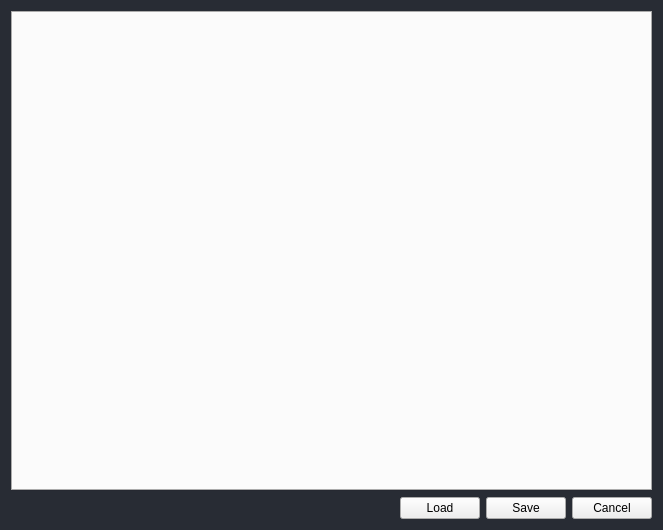
<?xml version="1.0" encoding="UTF-8"?>
<ui version="4.0">
 <class>PageParameters</class>
 <widget class="QWidget" name="PageParameters">
  <property name="geometry">
   <rect>
    <x>0</x>
    <y>0</y>
    <width>663</width>
    <height>530</height>
   </rect>
  </property>
  <property name="windowTitle">
   <string>Form</string>
  </property>
  <property name="styleSheet">
   <string notr="true">#PageParameters {	
	background-color: rgb(40, 44, 52);
	/*border: 1px solid rgb(44, 49, 58);*/
}</string>
  </property>
  <layout class="QVBoxLayout" name="verticalLayout">
   <item>
    <layout class="QVBoxLayout" name="verticalLayout_22">
     <item>
      <layout class="QHBoxLayout" name="horizontalLayout_7">
       <item>
        <widget class="QTabWidget" name="tabWidget">
         <property name="maximumSize">
          <size>
           <width>16777215</width>
           <height>16777215</height>
          </size>
         </property>
         <property name="styleSheet">
          <string notr="true"/>
         </property>
         <property name="currentIndex">
          <number>-1</number>
         </property>
        </widget>
       </item>
      </layout>
     </item>
     <item>
      <layout class="QHBoxLayout" name="horizontalLayout_10">
       <item>
        <spacer name="horizontalSpacer">
         <property name="orientation">
          <enum>Qt::Orientation::Horizontal</enum>
         </property>
         <property name="sizeHint" stdset="0">
          <size>
           <width>40</width>
           <height>20</height>
          </size>
         </property>
        </spacer>
       </item>
       <item>
        <widget class="QPushButton" name="btn_load_parm">
         <property name="text">
          <string>Load</string>
         </property>
        </widget>
       </item>
       <item>
        <widget class="QPushButton" name="btn_save_parm">
         <property name="text">
          <string>Save</string>
         </property>
        </widget>
       </item>
       <item>
        <widget class="QPushButton" name="btn_cancel_parm">
         <property name="text">
          <string>Cancel</string>
         </property>
        </widget>
       </item>
      </layout>
     </item>
    </layout>
   </item>
  </layout>
 </widget>
 <resources/>
 <connections/>
</ui>
